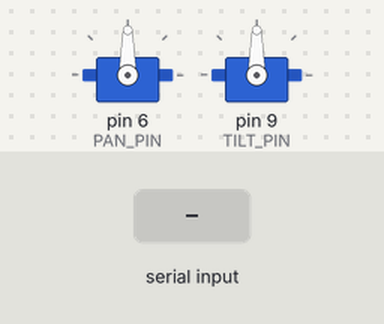
Recording of a sketch running on a simulated Arduino Uno, built with avr-gcc and run on an emulated ATmega328P. Shown: 2 × servo. The inputs (shaded band) are chosen by the test bench. What the sketch prints to the serial monitor is not drawn.

Above: at 1.2 s.
1.3 s: "30:150\n" received over Serial
At 2.3 s:
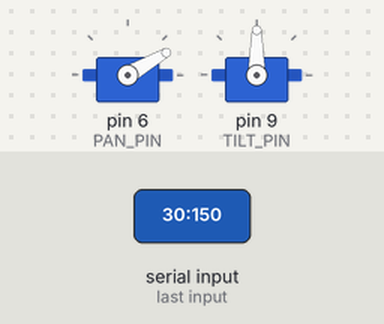
3.1 s: "0\n" received over Serial
At 3.8 s:
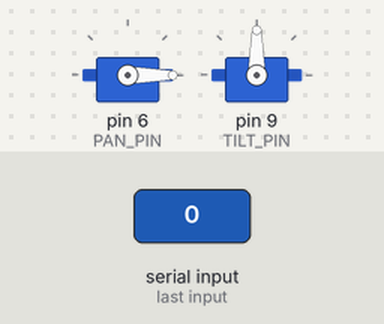
4.9 s: "P:45\n" received over Serial
At 6.4 s:
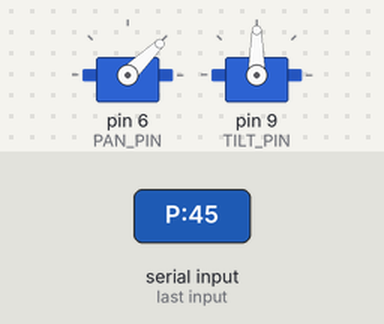
6.7 s: "T:45\n" received over Serial
At 8.0 s:
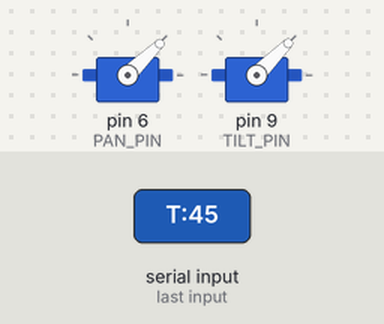
8.5 s: "90:45\n" received over Serial
At 9.3 s:
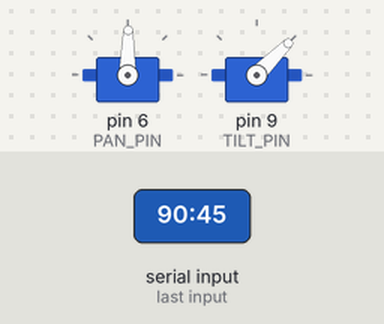
10.3 s: "5\n" received over Serial
At 11.7 s:
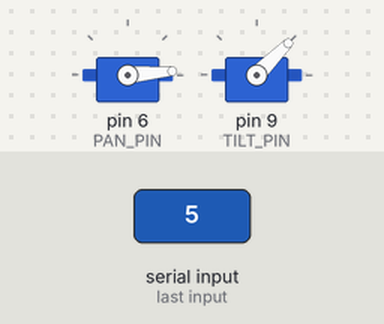
Timing chart, 0 to 13.2 s (numbered marks = the images above; inputs shaded):
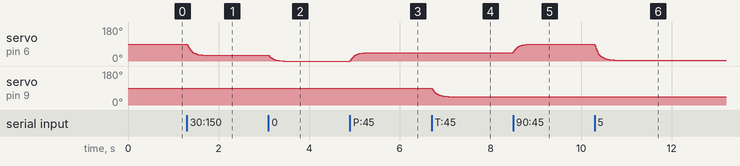

Measured:
- after the input at 1.3 s, servo on pin 6 (PAN_PIN): moves from 90° to 30° over 0.39 s, starting at once
- after the input at 3.1 s, servo on pin 6 (PAN_PIN): moves from 30° to 0° over 0.33 s, starting at once
- after the input at 4.9 s, servo on pin 6 (PAN_PIN): moves from 0° to 44° over 0.37 s, starting at once
- after the input at 6.7 s, servo on pin 9 (TILT_PIN): moves from 90° to 45° over 0.37 s, starting at once
- after the input at 8.5 s, servo on pin 6 (PAN_PIN): moves from 44° to 89° over 0.37 s, starting at once
- after the input at 10.3 s, servo on pin 6 (PAN_PIN): moves from 89° to 5° over 0.43 s, starting at once

The sketch:

opencr_pan_tilt.ino
```cpp
// =====================================================================
// opencr_pan_tilt.ino
// USB 웹캠 Pan/Tilt 서보 (MG996R) — OpenCR 펌웨어
//
// ※ Uno 코드 → OpenCR 코드 옮겨적기 ※
//   - Uno: ATmega328P, Timer1 레지스터 직접 조작 (DDRB / TCCR1A / OCR1A)
//   - OpenCR: STM32F746, Servo.h 라이브러리로 동일한 50Hz PWM 제공
//   - P 제어 로직, Kp=0.1, 0~180도 범위, 10ms 루프 — 모두 그대로 보존
//
// [통신 프로토콜 (시리얼, USB-CDC 115200)]
//   Pi 의 ROS2 노드 pan_tilt_controller 가 /servo_control (servo_id=0 Pan, =1 Tilt)
//   를 발행하면, 별도 시리얼 브릿지 노드가 다음 형식으로 OpenCR 에 전달:
//     "P:120\n"   Pan 목표 90도
//     "T:80\n"    Tilt 목표 80도
//     숫자만 (예: "120\n")  → Pan 으로 처리 (Uno 호환 모드)
// =====================================================================


// =====================================================================
// [원본 — Arduino Uno 펌웨어 (참고용 보존)]
// =====================================================================
/*
#include <Arduino.h>
// 전역 변수 설정
float target_angle = 90.0;  // 파이썬에서 보내주는 목표 각도
float current_angle = 90.0; // 모터가 현재 위치한 실제 각도
float Kp = 0.1;             // 비례 상수 (0.05 ~ 0.2 사이에서 조절해 보세요)
void setup() {
    Serial.begin(115200);
    // 1. 9번 핀(PB1) 출력 설정
    DDRB |= (1 << DDB1);
    // 2. Timer1 설정 (Fast PWM, TOP=ICR1)
    TCCR1A = (1 << COM1A1) | (1 << WGM11);
    TCCR1B = (1 << WGM13) | (1 << WGM12) | (1 << CS11); // 분주비 8
    // 3. 주파수 50Hz 설정 (16MHz / (8 * 50) = 40,000)
    ICR1 = 39999;
    // 초기값 90도 세팅
    OCR1A = 3000;
}
void loop() {
    // [STEP 1] 시리얼로 새로운 목표 각도 받기
    if (Serial.available() > 0) {
        int input = Serial.parseInt();
        if (input >= 0 && input <= 180) {
            target_angle = input; // 목표치만 갱신
        }
    }
    // [STEP 2] P 제어
    float error = target_angle - current_angle;
    current_angle += error * Kp;
    // [STEP 3] OCR1A 갱신 (0~180도 → 1000~5000)
    unsigned int ocrValue = 1000 + (current_angle * (4000.0 / 180.0));
    OCR1A = ocrValue;
    delay(10);
}
*/


// =====================================================================
// [OpenCR 포팅 — STM32F746 + Servo.h]
// =====================================================================
#include <Arduino.h>
#include <Servo.h>

// ── 핀 배정 (OpenCR PWM 가능 핀: 6, 9, 10, 11 — 데이터시트 확인) ──
const int PAN_PIN  = 6;   // Pan 서보 (좌우)
const int TILT_PIN = 9;   // Tilt 서보 (상하)

// ── 서보 객체 (Robotis OpenCR Servo.h 가 50Hz PWM 자동 생성) ──
Servo pan_servo;
Servo tilt_servo;

// ── 전역 변수 (Uno 코드와 동일한 의미) ──
float pan_target  = 90.0;     // Pi 가 보내주는 Pan 목표 각도
float pan_current = 90.0;     // Pan 모터의 실제 위치
float tilt_target  = 90.0;
float tilt_current = 90.0;

const float Kp = 0.1;          // 비례 상수 (0.05 ~ 0.2)

String input_buffer;

// ─────────────────────────────────────────────────────────
// 시리얼 명령 파싱
// 지원 형식:
//   "P:120\n" / "p:120\n"  → Pan 목표
//   "T:80\n"  / "t:80\n"   → Tilt 목표
//   "120\n"                → Pan 으로 처리 (Uno 1:1 호환)
// ─────────────────────────────────────────────────────────
void parse_command(const String & cmd_in) {
  String cmd = cmd_in;
  cmd.trim();
  if (cmd.length() == 0) return;

  // 접두사 없는 단순 정수 → Pan 으로 처리 (Uno 호환)
  if (cmd.charAt(0) >= '0' && cmd.charAt(0) <= '9') {
    int v = cmd.toInt();
    if (v >= 0 && v <= 180) pan_target = (float)v;
    return;
  }

  // "X:val" 형식
  int colon = cmd.indexOf(':');
  if (colon < 0) return;
  char ch = cmd.charAt(0);
  int v = cmd.substring(colon + 1).toInt();
  if (v < 0)   v = 0;
  if (v > 180) v = 180;

  if (ch == 'P' || ch == 'p') pan_target  = (float)v;
  if (ch == 'T' || ch == 't') tilt_target = (float)v;
}

// ─────────────────────────────────────────────────────────
void setup() {
  Serial.begin(115200);

  // OpenCR 의 PWM 핀 → 서보 부착 (Servo.h 가 내부적으로 50Hz 설정)
  pan_servo.attach(PAN_PIN);
  tilt_servo.attach(TILT_PIN);

  // 초기 각도 90도 (정면)
  pan_servo.write((int)pan_current);
  tilt_servo.write((int)tilt_current);

  Serial.println("OpenCR PanTilt Firmware Ready");
}

void loop() {
  // [STEP 1] 시리얼로 새로운 목표 각도 받기 (Uno 와 동일)
  while (Serial.available() > 0) {
    char c = (char)Serial.read();
    if (c == '\n' || c == '\r') {
      if (input_buffer.length() > 0) {
        parse_command(input_buffer);
        input_buffer = "";
      }
    } else {
      input_buffer += c;
    }
  }

  // [STEP 2] P 제어 — Uno 코드와 동일한 수식
  //   error = target - current
  //   current += error * Kp
  float pan_error  = pan_target  - pan_current;
  float tilt_error = tilt_target - tilt_current;
  pan_current  += pan_error  * Kp;
  tilt_current += tilt_error * Kp;

  // [STEP 3] 계산된 각도를 서보에 출력
  //   Uno: OCR1A = 1000 + angle * (4000/180)  (Timer1 직접 조작)
  //   OpenCR: Servo.write(angle)              (라이브러리가 내부에서 PWM 변환)
  pan_servo.write((int)pan_current);
  tilt_servo.write((int)tilt_current);

  // [STEP 4] 너무 빨리 돌면 연산이 씹힐 수 있으니 짧은 대기 (Uno 와 동일)
  delay(10);
}

// =====================================================================
// [차이점 요약 — Uno → OpenCR]
//   1) 핀: Uno PB1 (D9)         → OpenCR Servo.attach(6/9 등)
//   2) PWM: Timer1 직접 설정     → Servo.h 가 자동으로 50Hz
//   3) 출력: OCR1A 레지스터      → Servo.write(angle)
//   4) MCU: ATmega328P (16MHz)   → STM32F746 (216MHz, ARM Cortex-M7)
//
// 동작/제어 로직은 100% 동일 — Kp=0.1, P 제어, 10ms 루프
// =====================================================================
```
